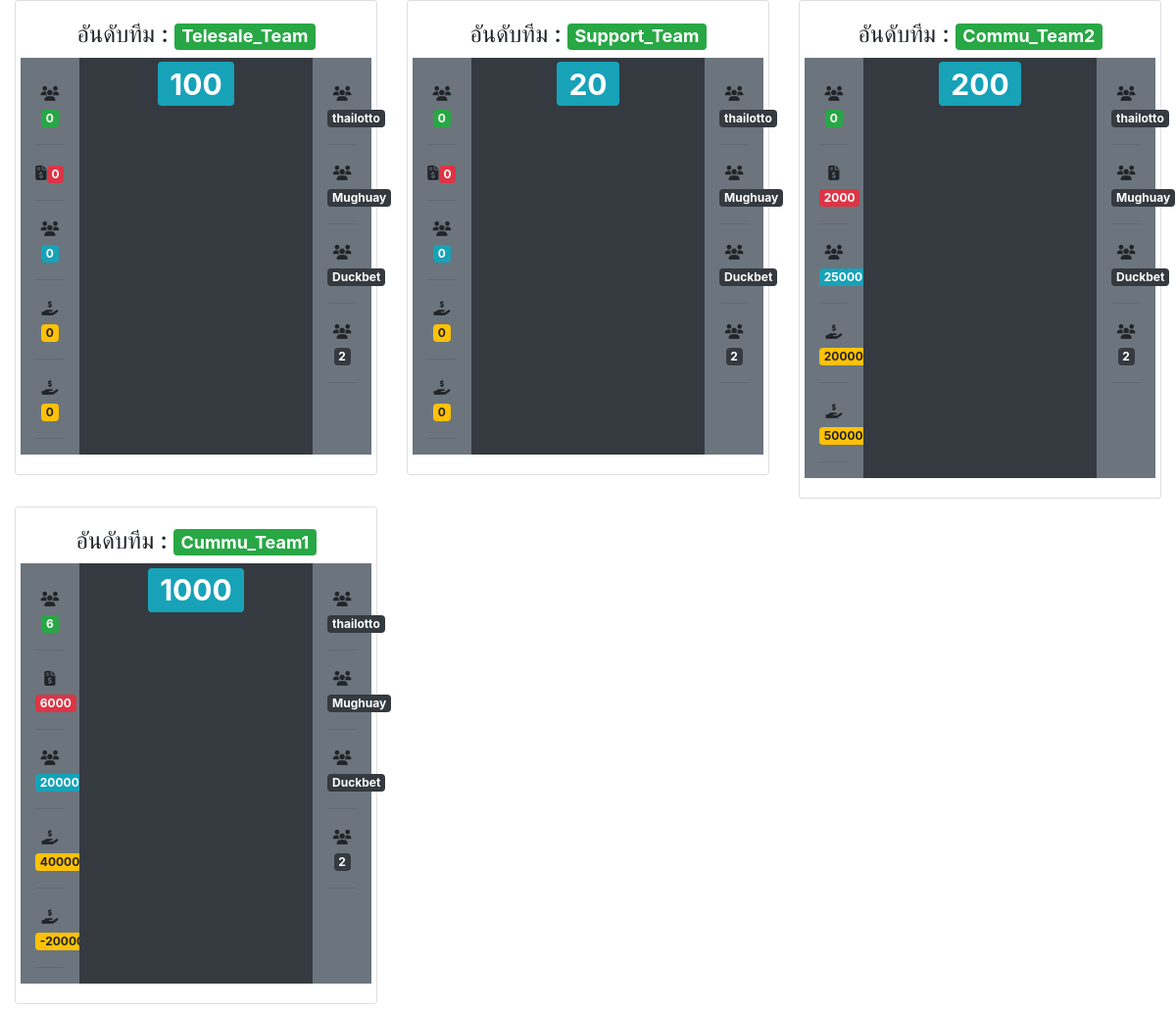
/dashboard/, run on the app's committed database.
### teleapp/models.py (models this page shows, shortened)
class Product(models.Model): #สินค้า
	team = models.ForeignKey(Team,on_delete=models.CASCADE)
	duckbet = models.IntegerField(default=0) #เว็บดั๊กเบ็ท
	mughauy = models.IntegerField(default=0) #เว็บมักหวย
	thailotto = models.IntegerField(default=0) #เว็บสลากไท
	member = models.IntegerField(default=0) #จำนวนสมาชิก
	room_fee = models.IntegerField(default=0) #ค่าห้องพนักพนักงาน
	income = models.IntegerField(default=0) # รายได้
	expenses = models.IntegerField(default=0) #รายจ่าย
	total = models.IntegerField(default=0) # รายรับรวม
	create = models.DateTimeField(auto_now_add=True,null=True,blank=True)

class Team(models.Model):
	team = models.CharField(max_length=255,unique=True) # ชื่อทีม
	members = models.IntegerField(default=1) # จำนวนคน
	def __str__(self):
		return  str(self.team)

### teleapp/views.py (the view)
# urls.py: path('dashboard/', views.dashboard,name='dashboard-page'),
def dashboard(request):
    team = Product.objects.all()
    expense = expenses.objects.all()
    current_datetime = timezone.now()
    time = current_datetime.strftime('%d-%m-%Y')
    return render(request,'dashboard.html',{"team":team,"time":time,"expense":expense})

### teleapp/templates/dashboard.html (shortened to what this page needs)
<!DOCTYPE html>
<html lang="en">
<head>
  <link rel="stylesheet" href="https://cdn.jsdelivr.net/npm/bootstrap@4.6.2/dist/css/bootstrap.min.css">
</head>
<body>
	{% block c0 %}
<div class="container-fluid ">
	<div class="row ">
		{% for i in team%}
		<div class="col-sm-4 mb-2" style="text-align: center;" >
			<div class="card ">
				<div class="card-body ">
					<h4> อันดับทีม :  <span class="badge badge-success">{{ i.team}} </span></h4>
					<div class="row">
						<div class="col-sm-2 bg-secondary " >
							<br><i class='fas fa-users' style='font-size:15px'></i><span class="badge badge-success">{{ i.member}}</span><hr>
							<i class='fas fa-file-invoice-dollar' style='font-size:15px'></i><smal><span class="badge badge-danger">{{i.room_fee}}</span></smal><hr>
							<i class='fas fa-users' style='font-size:15px' ></i><span class="badge badge-info">{{ i.income}}</span><hr>
							<i class='fas fa-hand-holding-usd' style='font-size:15px'></i><span class="badge badge-warning">{{ i.expenses }}</span><hr>
							<i class='fas fa-hand-holding-usd' style='font-size:15px'></i><span class="badge badge-warning">{{ i.total }}</span><hr>
						</div>
						<div class="col-sm-8 bg-dark text-light" >
							<h1><span class="badge badge-info">{{ i.thailotto }}</span></h1>
						</div>
						<div class="col-sm-2 bg-secondary" >
							<br><i class='fas fa-users' style='font-size:15px'></i><span class="badge badge-dark">thailotto</span><hr>
							<i class='fas fa-users' style='font-size:15px'></i><span class="badge badge-dark">Mughuay</span><hr>
							<i class='fas fa-users' style='font-size:15px'></i><span class="badge badge-dark">Duckbet</span><hr>
							<i class='fas fa-users' style='font-size:15px'></i><span class="badge badge-dark">2</span><hr>
						</div>
					</div>
				</div>
			</div>
		</div>
		{% endfor %}
	</div>
</div>
{% endblock c0 %}

### data on the page
Product: team "Telesale_Team", member "0", room_fee "0", income "0", expenses "0", total "0", thailotto "100"
Product: team "Support_Team", member "0", room_fee "0", income "0", expenses "0", total "0", thailotto "20"
Product: team "Commu_Team2", member "0", room_fee "2000", income "25000", expenses "200000", total "50000", thailotto "200"
Product: team "Cummu_Team1", member "6", room_fee "6000", income "200000", expenses "400000", total "-200000", thailotto "1000"
